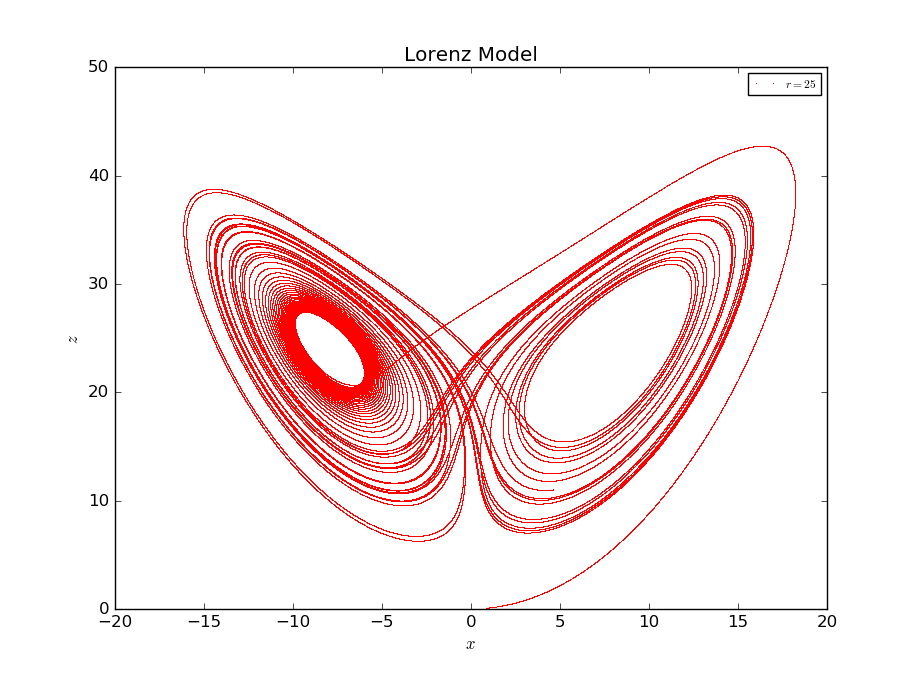

Python code for this plot:
import math
import matplotlib.pyplot as plt 

sigma=10.0
b=(8.0)/(3.0)
max_time=50
dt=0.0001
N=max_time/dt

def lor_gen(r):
    x=[1]
    y=[0]
    z=[0]
    t=[0]
    loop=0
    while loop<N:
        x.append((sigma*(y[loop]-x[loop]))*dt+x[loop])
        y.append((-(x[loop])*(z[loop])+r*(x[loop])-y[loop])*dt+y[loop])
        z.append(((x[loop])*(y[loop])-b*(z[loop]))*dt+z[loop])
        t.append(t[loop]+dt)
        loop=loop+1
    return [t,x,y,z]

x=lor_gen(25.0)[1]
z=lor_gen(25.0)[3]
t=lor_gen(25.0)[0]

line_1,=plt.plot(x,z,'r,',mew=1.0)
plt.xlabel('$x$')
plt.ylabel('$z$')
plt.axis([-20,20,0,50])
plt.title('Lorenz Model')
plt.legend([line_1],['$r=25$'],fontsize='x-small')
plt.show()
